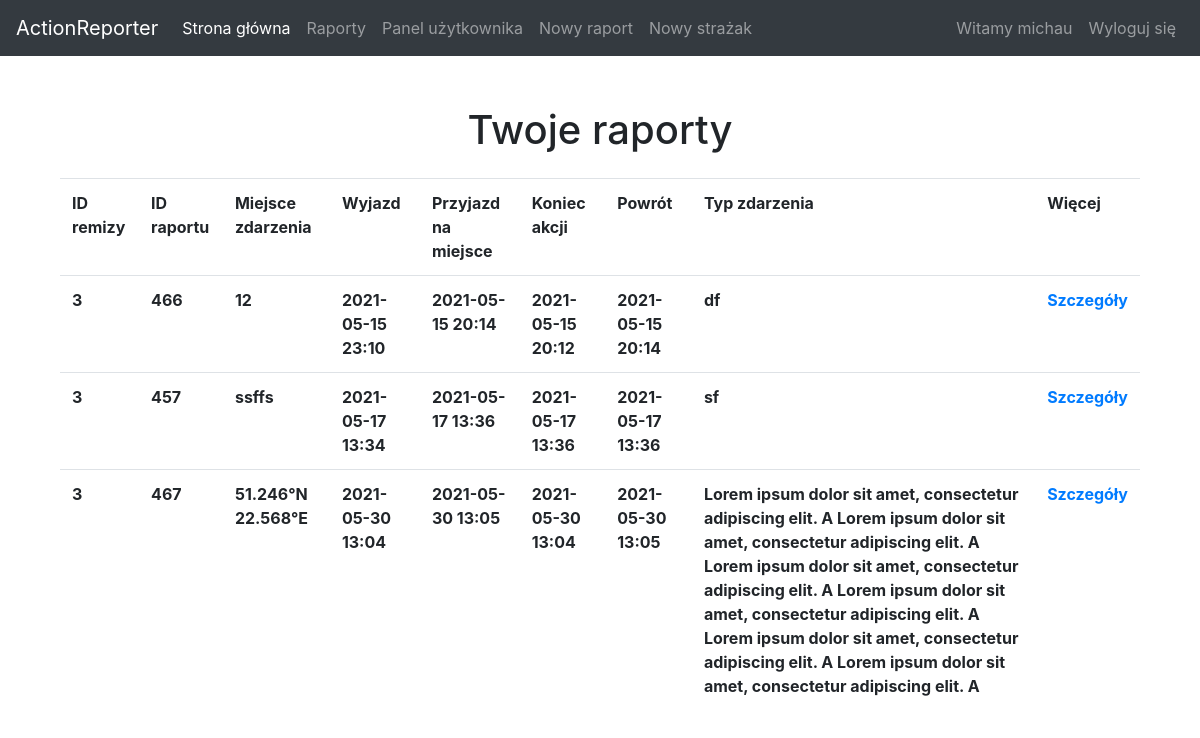
The app's page /reports/ (signed in) with its own data.
### reporter/models.py (models this page shows, shortened)
class Report(models.Model):
    id = models.AutoField(primary_key=True)
    stationid = models.TextField(default="")
    reportid = models.TextField(default="")
    departureTime = models.DateTimeField(default=datetime.datetime.now())
    arrivalTime = models.DateTimeField(default=datetime.datetime.now())
    actionEndTime = models.DateTimeField(default=datetime.datetime.now())
    fireStationArrivalTime = models.DateTimeField(default=datetime.datetime.now())
    incidentType = models.TextField(default="")
    incidentPlace = models.TextField(default="")
    sectionCommander = models.TextField(default="")
    actionCommander = models.TextField(default="")
    driver = models.TextField(default="")
    perpetrator = models.TextField(default="")
    victim = models.TextField(default="")
    section = models.TextField(default="")
    details = models.TextField(default="")
    odometer = models.TextField(default="")
    distance = models.TextField(default="")
    isLocked = models.BooleanField(default=False)

### reporter/views.py (the view)
# urls.py: path('reports/', views.reports_list, name='reports'),
@login_required
def reports_list(request):
    user = request.user
    firestations = getUserFirestations(request.user)
    reports = Report.objects.filter(stationid__in=firestations)
    return render(request, "reports.html", {'reports': reports})

### reporter/views.py (called while the page is built)
def getUserFirestations(user):
    return Firestation.objects.filter(
        stationid__in=FirestationMember.objects.filter(memberid=user).values("stationid"))

### reporter/templates/reports.html
{% extends 'index.html' %}
{% block content %}
        <h1 style="text-align: center; margin-top:50px;">Twoje raporty</h1>
    <table  class="table" style="width:90%;margin-left:5%;margin-top:2%;">
  <tr>
      <th>ID remizy</th>
      <th>ID raportu</th>
      <th>Miejsce zdarzenia</th>
      <th>Wyjazd</th>
      <th>Przyjazd na miejsce</th>
      <th>Koniec akcji</th>
      <th>Powrót</th>
      <th>Typ zdarzenia</th>
      <th>Więcej</th>
  </tr>
  {% for report in reports %}
      <tr>
      <th>{{ report.stationid }}</th>
      <th>{{ report.reportid }}</th>
      <th>{{ report.incidentPlace }}</th>
      <th>{{ report.departureTime |date:'Y-m-d H:i'}}</th>
      <th>{{ report.arrivalTime |date:'Y-m-d H:i'}}</th>
      <th>{{ report.actionEndTime |date:'Y-m-d H:i'}}</th>
      <th>{{ report.arrivalTime |date:'Y-m-d H:i'}}</th>
      <th>{{ report.incidentType }}</th>
      <th><a href="{% url 'report-details' pk=report.pk %}"> Szczegóły</a></th>
       </tr>
  {% endfor %}
</table>
{% endblock %}

### reporter/templates/index.html (shortened to what this page needs)
<!doctype html>
<html lang="en">
  <head>
<link rel="stylesheet" href="https://stackpath.bootstrapcdn.com/bootstrap/4.3.1/css/bootstrap.min.css">
  </head>
  <body>
<nav class="navbar navbar-expand-lg navbar-dark bg-dark">
  <a class="navbar-brand" href="">ActionReporter</a>
  <div class="collapse navbar-collapse" id="navbarNavDropdown">
    <ul class="navbar-nav mr-auto">
      <li class="nav-item active">
        <a class="nav-link" href="{% url 'index' %}">Strona główna</a>
      </li>
        {% if request.user.is_authenticated %}
             <li class="nav-item">
        <a class="nav-link" href={% url 'reports' %}>Raporty</a>
      </li>
        <li class="nav-item">
        <a class="nav-link" href={% url "profile" %}>Panel użytkownika</a>
        </li>
      <li class="nav-item">
        <a class="nav-link" href={% url 'create-report-initial' %}>Nowy raport</a>
      </li>
         <li class="nav-item">
        <a class="nav-link" href={% url 'create-firefighter' %}>Nowy strażak</a>
      </li>
        {% endif %}
    </ul>
      <ul class="nav navbar-nav navbar-right">
    {% if request.user.is_authenticated %}
        <li class="nav-item">
        <a class="nav-link" href="">Witamy {{ request.user.username }}</a>
        </li>
        <li class="nav-item">
        <a class="nav-link" href={% url "logout" %}>Wyloguj się</a>
        </li>
    {% endif %}
      </ul>
  </div>
</nav>
{% block content %}{% endblock %}
  </body>
</html>

### records on screen
Report: stationid "3", reportid "466", incidentPlace "12", departureTime "2021-05-15 23:10", arrivalTime "2021-05-15 20:14", actionEndTime "2021-05-15 20:12", incidentType "df"
Report: stationid "3", reportid "457", incidentPlace "ssffs", departureTime "2021-05-17 13:34", arrivalTime "2021-05-17 13:36", actionEndTime "2021-05-17 13:36", incidentType "sf"
Report: stationid "3", reportid "467", incidentPlace "51.246°N 22.568°E", departureTime "2021-05-30 13:04", arrivalTime "2021-05-30 13:05", actionEndTime "2021-05-30 13:04", incidentType "Lorem ipsum dolor sit amet, consectetur adipiscing elit. A Lorem ipsum dolor sit amet, consectetur adipiscing elit. A Lorem ipsum dolor sit amet, consectetur adipiscing elit. A Lorem ipsum dolor sit amet, consectetur adipiscing elit. A Lorem ipsum dolor sit amet, consectetur adipiscing elit. A Lorem ipsum dolor sit amet, consectetur adipiscing elit. A"

### other values on screen
{{ request.user.username }} "michau"
